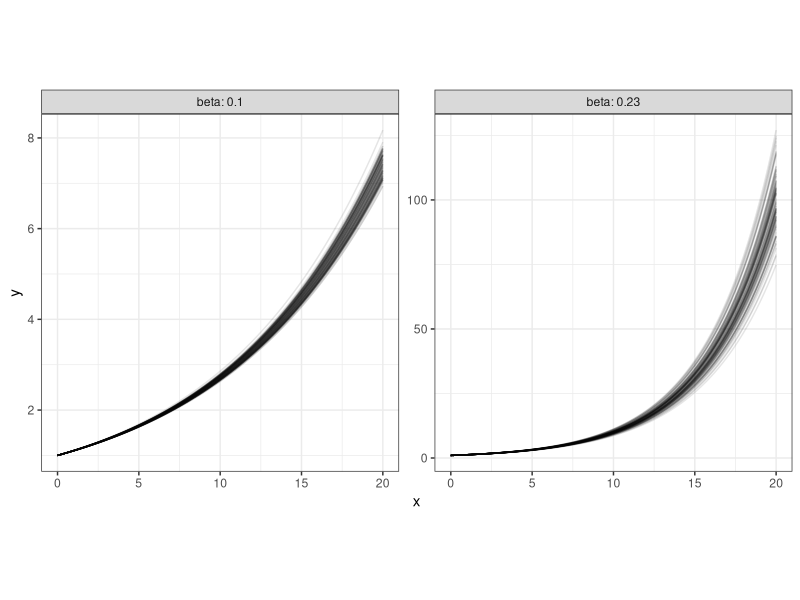
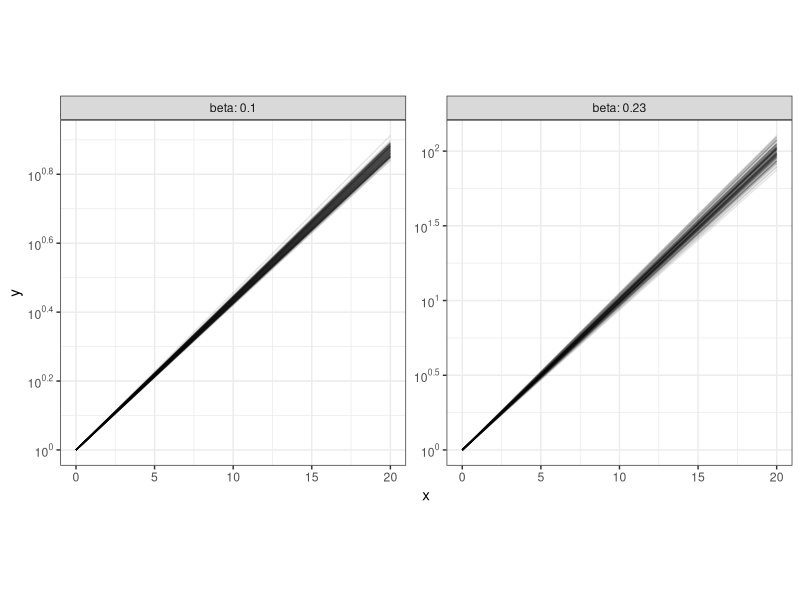
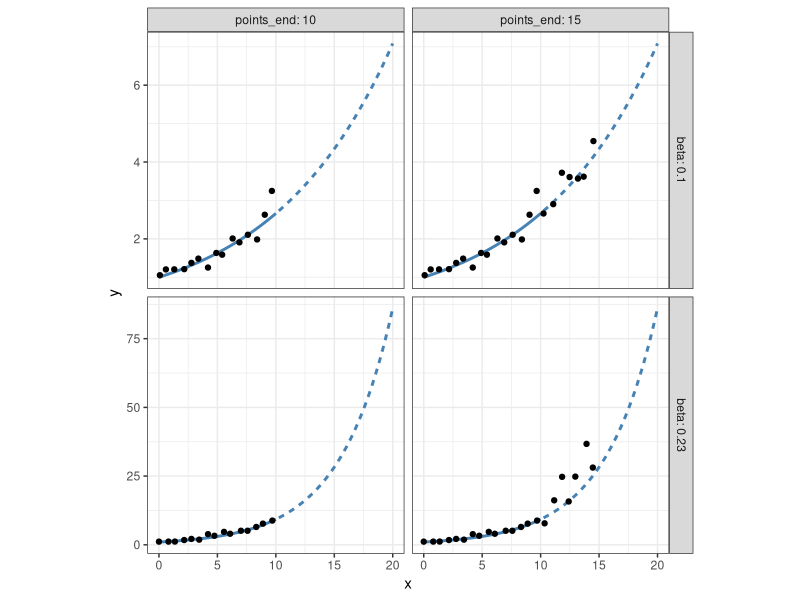
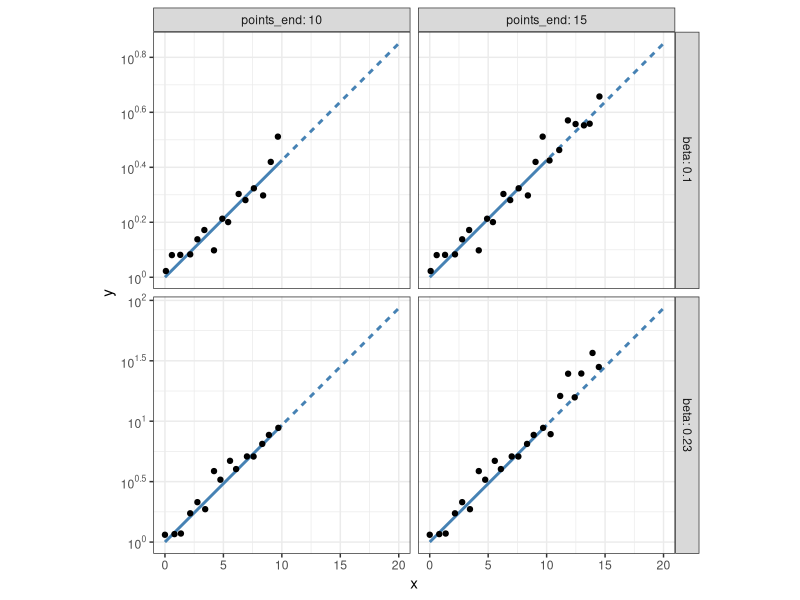
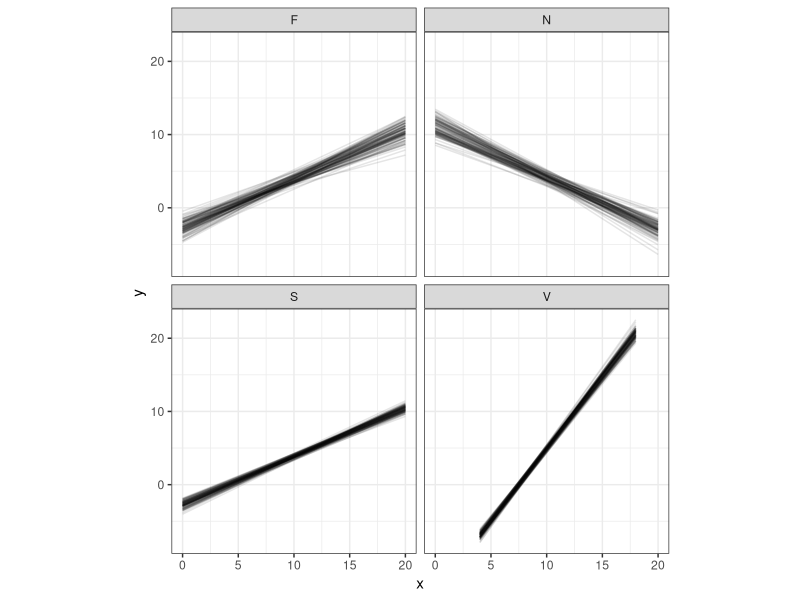
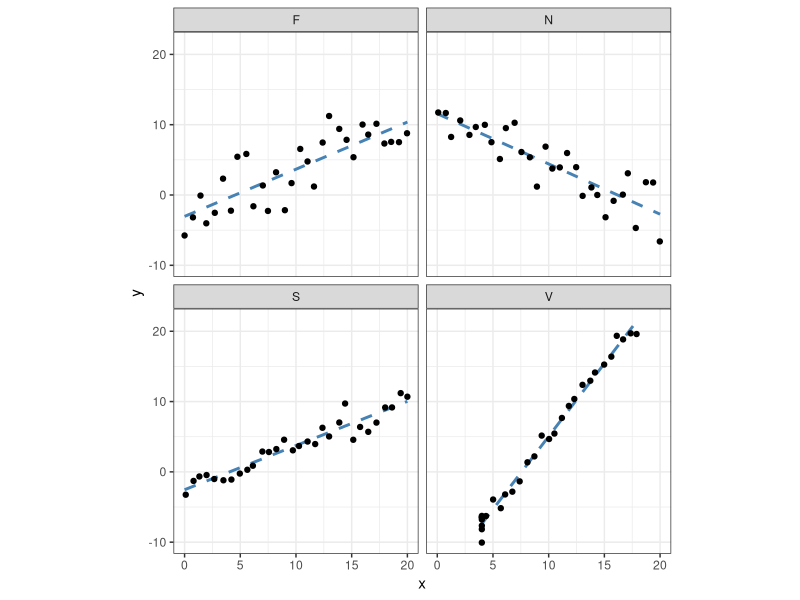

The R script that drew these images, in order:
## ---- chunk 1
knitr::opts_chunk$set(
	echo = TRUE,
	message = FALSE,
	warning = FALSE,
	fig.align = 'center'
)
library(tidyverse)
library(scales)
library(patchwork)
library(gganimate)
## ---- chunk 2
expDataGen <-
  function(beta,
           sd,
           N = 30,
           x_min = 0,
           x_max = 20,
           x_by  = 0.25){

    # Set up x values
    xVals <- seq(0, x_max, length.out = floor(N*1))
    xVals <- sample(xVals, N, replace = FALSE)
    xVals <- jitter(xVals)
    xVals <- ifelse(xVals < x_min, x_min, xVals) 
    xVals <- ifelse(xVals > x_max, x_max, xVals)

    # Generate "good" errors
    repeat{
      errorVals <- rnorm(length(xVals), 0, sd)
      if(mean(errorVals[floor(N/3)]) < 2*sd & mean(errorVals[floor(N/3)] > -2*sd)){
        break
      }
    }

    # Simulate point data
    point_data <- tibble(x = xVals,
                         y = exp(x*beta + errorVals),
                         dataset = "point_data") %>%
      arrange(x)

    # Obtain starting value for beta
    lm.fit <- lm(log(y) ~ x, data = point_data)
    beta.0 <- coef(lm.fit)[1] %>% as.numeric()
    # Use NLS to fit a better line to the data
    start <- list(beta = beta.0)
    nonlinear.fit <- nls(y ~ exp(x*beta),
                         data = point_data,
                         start = start)
    betahat <- coef(nonlinear.fit)[1] %>% as.numeric()

    # Simulate best fit line data
    line_data <- tibble(x = seq(x_min, x_max, x_by),
                        y = exp(x*betahat),
                        dataset = "line_data")

    data <- list(point_data = point_data, line_data = line_data)

    return(data)
  }
## ---- chunk 3
exp_parameter_details <- data.frame(parm_id = c("exp_low", "exp_high"),
                                     beta = c(0.1, 0.23), 
                                     sd = c(0.09, 0.25)) %>%
                          expand_grid(N = 30,
                                      x_min = 0,
                                      x_max = 20,
                                      x_by = 0.25
                          )
exp_parameter_details %>% knitr::kable()
## ---- chunk 4
exp_data <- exp_parameter_details %>%
  expand_grid(B = c(1:100)) %>%
  mutate(data = purrr::pmap(list(beta  = beta,
                                 sd    = sd,
                                 N     = N,
                                 x_min = x_min,
                                 x_max = x_max,
                                 x_by  = x_by), expDataGen)) %>%
  unnest(data) %>%
  unnest(data) %>%
  dplyr::select(B, dataset, parm_id, beta, x, y)
## ---- chunk 5
exp_data %>%
  filter(dataset == "line_data") %>%
  ggplot(aes(x = x, y = y, group = B)) +
  geom_line(alpha = 0.1) +
  facet_wrap(~beta, labeller = labeller(beta = label_both), scales = "free", ncol = 2) +
  theme_bw() +
  theme(aspect.ratio = 1)

exp_data %>%
  filter(dataset == "line_data") %>%
  ggplot(aes(x = x, y = y, group = B)) +
  geom_line(alpha = 0.1) +
  facet_wrap(~beta, labeller = labeller(beta = label_both), scales = "free", ncol = 2) +
  theme_bw() +
  theme(aspect.ratio = 1) +
  scale_y_log10(breaks = trans_breaks("log10", function(x) 10^x),
              labels = trans_format("log10", math_format(10^.x)))
## ---- chunk 6
point_data <- exp_data %>%
  filter(B == 1, dataset == "point_data") %>%
  select(-dataset) %>%
  nest(point_data = c("x", "y")) %>%
  expand_grid(points_end = c(10, 15)) %>%
  unnest(point_data) %>%
  mutate(y = ifelse(x <= points_end, y, NA)) %>%
  na.omit()

line_data <- exp_data %>%
  filter(B == 1, dataset == "line_data") %>%
  select(-dataset) %>%
  nest(line_data = c("x", "y")) %>%
  expand_grid(points_end = c(10, 15)) %>%
  unnest(line_data) %>%
  mutate(draw_region = factor(ifelse(x <= 10, "shown", "drawn"), levels = c("shown", "drawn")))
## ---- chunk 7
ggplot() +
  geom_line(data = line_data, aes(x = x, y = y, linetype = draw_region), color = "steelblue", size = 1, show.legend = F) +
  geom_point(data = point_data, aes(x = x, y = y)) +
  facet_grid(beta ~ points_end, scales = "free", labeller = labeller(beta = label_both, points_end = label_both)) +
  theme_bw() +
  theme(aspect.ratio = 1)

ggplot() +
  geom_line(data = line_data, aes(x = x, y = y, linetype = draw_region), color = "steelblue", size = 1, show.legend = F) +
  geom_point(data = point_data, aes(x = x, y = y)) +
  facet_grid(beta ~ points_end, scales = "free", labeller = labeller(beta = label_both, points_end = label_both)) +
  theme_bw() +
  theme(aspect.ratio = 1) +
  scale_y_log10(breaks = trans_breaks("log10", function(x) 10^x),
                labels = trans_format("log10", math_format(10^.x)))
## ---- chunk 8
linearDataGen <-
  function(y_xbar,
           slope,
           sigma,
           points_choice = "full",
           points_end_scale = 1,
           N = 30,
           x_min = 0,
           x_max = 20,
           x_by  = 0.25){

    points_end_scale <- ifelse(points_choice == "full", 1, points_end_scale)

    # Set up x values
    xVals <- seq(0, x_max*points_end_scale, length.out = floor(N*1))
    xVals <- sample(xVals, N, replace = FALSE)
    xVals <- jitter(xVals)
    xVals <- ifelse(xVals < x_min, x_min, xVals)
    xVals <- ifelse(xVals > x_max, x_max, xVals)

    # From slope intercept form
    # y-y_xbar = m(x-xbar)
    # y = m(x-xbar) + y_xbar = mx - mxbar + y_xbar
    yintercept = y_xbar - slope*mean(xVals)

    # Generate "good" errors
    repeat{
      errorVals <- rnorm(N, 0, sigma)
      if(mean(errorVals[floor(N/3)]) < 2*sigma & mean(errorVals[floor(N/3)] > -2*sigma)){
        break
      }
    }

    # Simulate point data
    point_data <- tibble(dataset = "point_data",
                         x = xVals,
                         y = yintercept + slope*x + errorVals) %>%
      arrange(x)

    # Obtain least squares regression coefficients
    lm.fit <- lm(y ~ x, data = point_data)
    yintercepthat <- coef(lm.fit)[1] %>% as.numeric()
    slopehat <- coef(lm.fit)[2] %>% as.numeric()

    # Simulate best fit line data
    line_data <- tibble(dataset = "line_data",
                        x = seq(x_min, x_max, x_by),
                        y = yintercepthat + slopehat*x)

    data <- list(point_data = point_data, line_data = line_data)

    return(data)
  }
## ---- chunk 9
eyefitting_parameter_details <- tibble(
                                  parm_id = c("S", "F", "V", "N"),
                                  y_xbar = c(3.88, 3.9, 3.89, 4.11),
                                  slope  = c(0.66, 0.66, 1.98, -0.70),
                                  sigma  = c(1.3, 2.8, 1.5, 2.5),
                                  x_min   = c(0, 0, 4, 0),
                                  x_max   = c(20, 20, 18, 20))
eyefitting_parameter_details %>% knitr::kable()
## ---- chunk 10
eyefitting_data <- eyefitting_parameter_details %>%
  expand_grid(B = c(1:100)) %>%
  mutate(data = purrr::pmap(list(y_xbar = y_xbar,
                                 slope = slope,
                                 sigma = sigma,
                                 x_min = x_min,
                                 x_max = x_max), linearDataGen)) %>%
  unnest(data) %>%
  unnest(data) %>%
  dplyr::select(B, dataset, parm_id, x, y)
## ---- chunk 11
eyefitting_data %>%
  filter(dataset == "line_data") %>%
  ggplot(aes(x = x, y = y, group = B)) +
  geom_line(alpha = 0.1) +
  facet_wrap(~parm_id, ncol = 2) +
  theme_bw() +
  theme(aspect.ratio = 1)
## ---- chunk 12
point_data <- eyefitting_data %>%
  filter(B == 1, dataset == "point_data")

line_data <- eyefitting_data %>%
  filter(B == 1, dataset == "line_data")
## ---- chunk 13
ggplot() +
  geom_line(data = line_data, aes(x = x, y = y), linetype = "dashed", color = "steelblue", size = 1, show.legend = F) +
  geom_point(data = point_data, aes(x = x, y = y)) +
  facet_wrap(~ parm_id, ncol = 2) +
  theme_bw() +
  theme(aspect.ratio = 1)
